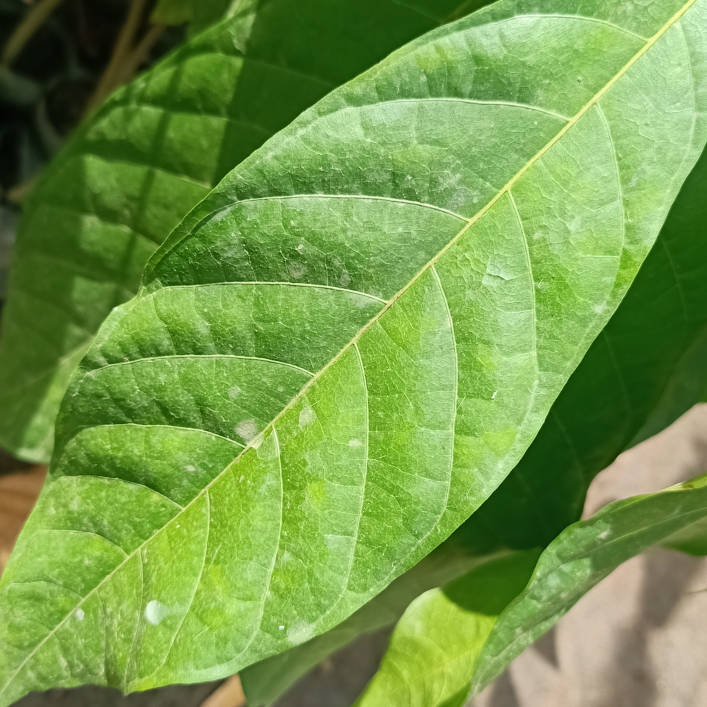
#> input picture Sehat/IMG20221211094526.jpg, 2121 x 2121 px (shown at 1/3 size); its folder holds 4 pictures in this run
$ python RandomForest_VSD.py
#> lines starting #> are read from the running program, lines starting #| are printed output that depends on the picture; pictures that were not available may be replaced by others from this repository, and a replacement may not be noted
# Import libraries
import os
import numpy as np
from PIL import Image
from sklearn.model_selection import train_test_split
from sklearn.ensemble import RandomForestClassifier
from sklearn.metrics import accuracy_score, classification_report, roc_auc_score, roc_curve, auc, confusion_matrix, ConfusionMatrixDisplay
import matplotlib.pyplot as plt

# Function to extract features from image
def image_to_features(image_path, size=(64, 64)):
#> called with image_path = 'Sehat/IMG20221211094526.jpg', size = (64, 64)
    img = Image.open(image_path).convert('RGB')
#> img is the input picture: PIL image 2121x2121 RGB; mean R, G, B 116, 153.7, 73.7
    img = img.resize(size)  # Resize to fixed size
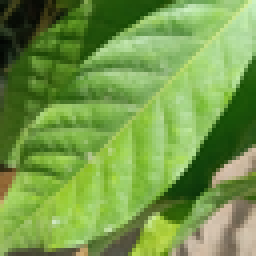
#> img: PIL image 64x64 RGB (shown 4 times larger); mean R, G, B 116, 153.7, 73.7
    img_array = np.array(img)
    features = img_array.flatten()  # Flatten to 1D array
#> features = 12288 values, max 241 at index 190, min 2 at index 2498, mean 114.5
    return features

# Load data
sehat_paths = [os.path.join('Sehat', f) for f in os.listdir('Sehat') if f.endswith('.jpg')]
vsd_paths = [os.path.join('VSD', f) for f in os.listdir('VSD') if f.endswith('.jpg')]
all_paths = sehat_paths + vsd_paths
labels = [0] * len(sehat_paths) + [1] * len(vsd_paths)

# Extract features
features = []
for path in all_paths:
    feat = image_to_features(path)
#> feat has the same summary as features in image_to_features
    features.append(feat)
#> pass 2 of the loop `for path in all_paths:`:
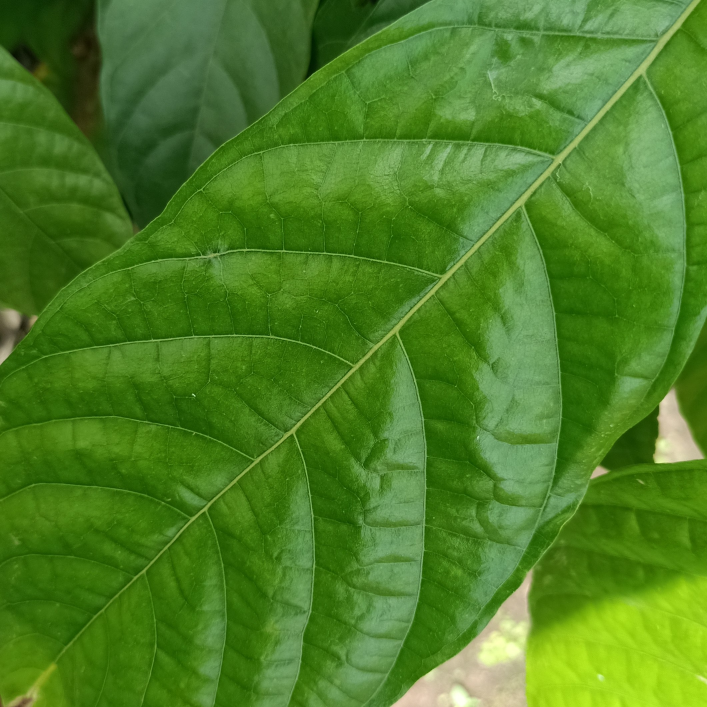
#> input picture Sehat/IMG20221211094653.jpg, 2121 x 2121 px (shown at 1/3 size)
#> in image_to_features, img is the input picture: PIL image 2121x2121 RGB; mean R, G, B 76.9, 128, 35.9
#> in image_to_features (call 2), `img = img.resize(size)`:
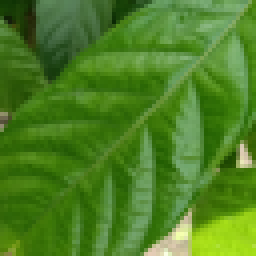
#> img: PIL image 64x64 RGB (shown 4 times larger); mean R, G, B 76.9, 128, 35.9
#> features = 12288 values, max 255 at index 11272, min 0 at index 7100, mean 80.24
#> feat has the same summary as features in image_to_features
#> pass 3 of the loop `for path in all_paths:`:
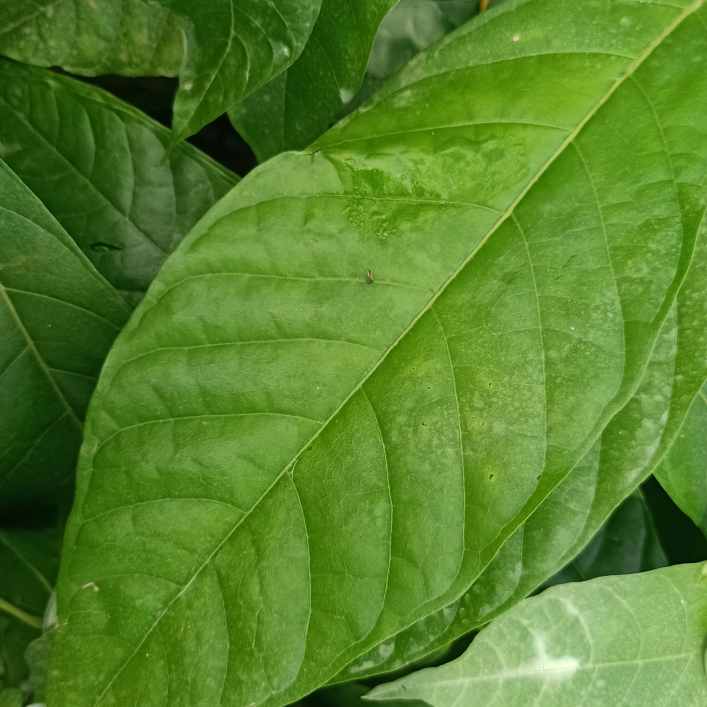
#> input picture Sehat/IMG20221211094745.jpg, 2121 x 2121 px (shown at 1/3 size)
#> in image_to_features, img is the input picture: PIL image 2121x2121 RGB; mean R, G, B 86.5, 130.7, 42.7
#> in image_to_features (call 3), `img = img.resize(size)`:
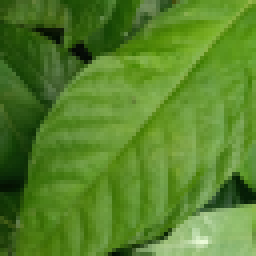
#> img: PIL image 64x64 RGB (shown 4 times larger); mean R, G, B 86.5, 130.7, 42.7
#> features = 12288 values, max 251 at index 11671, min 2 at index 665, mean 86.65
#> feat has the same summary as features in image_to_features
#> the loop made 5 passes; the first 3 are shown
features = np.array(features)
labels = np.array(labels)

# Train-val split
X_train, X_val, y_train, y_val = train_test_split(features, labels, test_size=0.2, random_state=42)

# Train Random Forest model
model = RandomForestClassifier(n_estimators=100, random_state=42)
model.fit(X_train, y_train)

# Predict on validation set
y_pred = model.predict(X_val)

# Predict probabilities for ROC-AUC
y_pred_proba = model.predict_proba(X_val)[:, 1]

# Evaluate
accuracy = accuracy_score(y_val, y_pred)
print(f'Validation Accuracy: {accuracy * 100:.2f}%')
print('Classification Report:')
#> (the run stopped early here; a loop or call above may not have finished)
